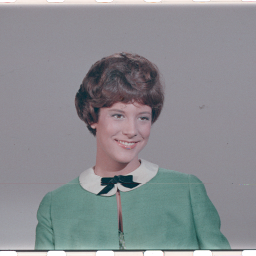
#> input picture misc/4.1.03.tiff, 256 x 256 px, found by its file name
$ python lab_exp_08_SPECIAL_EFFECT_radial_pixelization_opencv.py
#> lines starting #> are read from the running program, lines starting #| are printed output that depends on the picture
import cv2
import numpy as np
import matplotlib.pyplot as plt

# Load image using OpenCV (BGR format)
image_path = 'E://4-1//DIP Lab//Tutorial_2//misc//4.1.03.tiff'  # Change this path if needed
image_bgr = cv2.imread(image_path)
#> image_bgr is the input picture: shape (256, 256, 3); mean B, G, R 144, 140, 137.6

if image_bgr is None:
    raise FileNotFoundError(f"Image not found at: {image_path}")

# Convert BGR to RGB for correct display with matplotlib
image = cv2.cvtColor(image_bgr, cv2.COLOR_BGR2RGB)

height, width, _ = image.shape
#> height = 256; width = 256

# Define center
center_x, center_y = width // 2, height // 2
#> center_x = 128; center_y = 128

# Compute distance of each pixel from center
Y, X = np.indices((height, width))
distances = np.sqrt((X - center_x) ** 2 + (Y - center_y) ** 2)

# Define radial band size
band_size = 10  # pixels per ring
max_radius = int(np.max(distances))
#> max_radius = 181
num_bands = max_radius // band_size + 1
#> num_bands = 19

# Create output image
radial_pixelized = np.zeros_like(image, dtype=np.uint8)

# Apply pixelization per radial band
for band in range(num_bands):
    r_min = band * band_size
    r_max = (band + 1) * band_size
    mask = (distances >= r_min) & (distances < r_max)

    for c in range(3):  # R, G, B channels
        if np.any(mask):
            avg_color = np.mean(image[:, :, c][mask])
            radial_pixelized[:, :, c][mask] = int(avg_color)
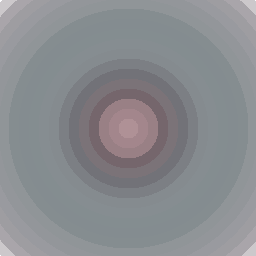
#> radial_pixelized: shape (256, 256, 3); mean R, G, B 137.1, 139.5, 143.5

# Plot original and radial pixelized image
fig, axes = plt.subplots(1, 2, figsize=(12, 6))

axes[0].imshow(image)
axes[0].set_title('Original Image')
axes[0].axis('off')

axes[1].imshow(radial_pixelized)
axes[1].set_title('Radial Pixelized Image')
axes[1].axis('off')

plt.tight_layout()
plt.show()
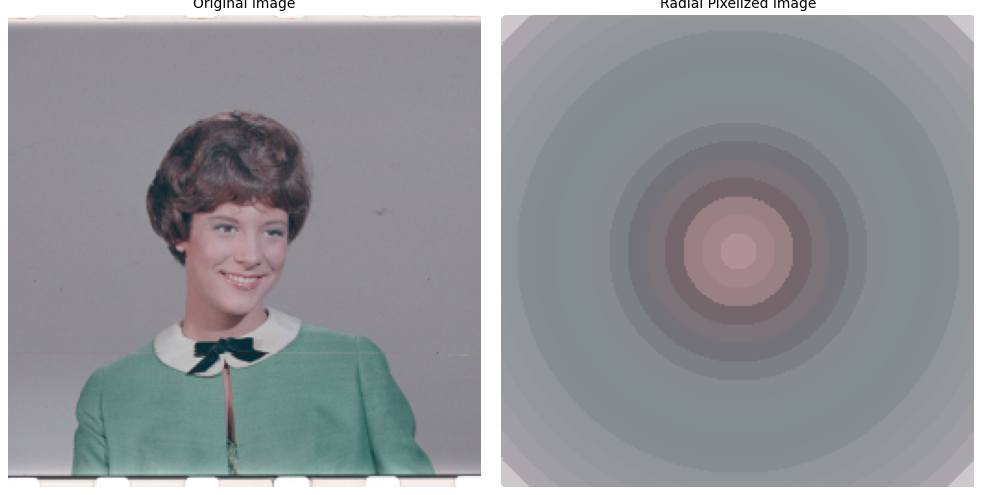
#> figure drawn by matplotlib, 2 panels

$ run again, with misc/4.1.04.tiff copied over misc/4.1.03.tiff
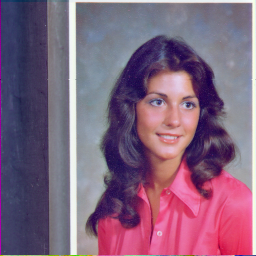
#> input picture misc/4.1.04.tiff, 256 x 256 px, found by its file name
#> image_bgr is the input picture: shape (256, 256, 3); mean B, G, R 125.2, 99.3, 129.2
#> after the loop `for band in range(num_bands):`:
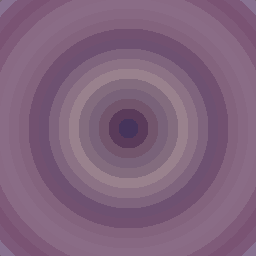
#> radial_pixelized: shape (256, 256, 3); mean R, G, B 128.7, 98.7, 124.6
#> `plt.show()`:
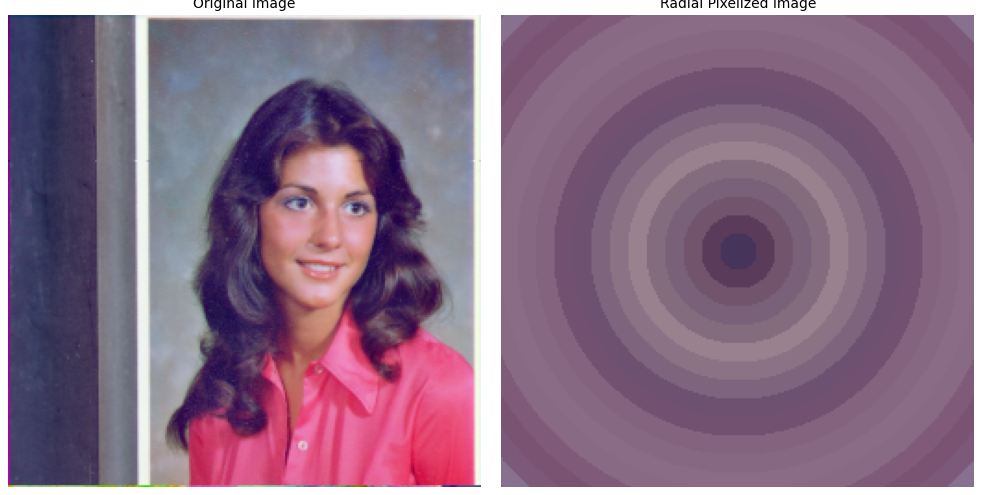
#> figure drawn by matplotlib, 2 panels
